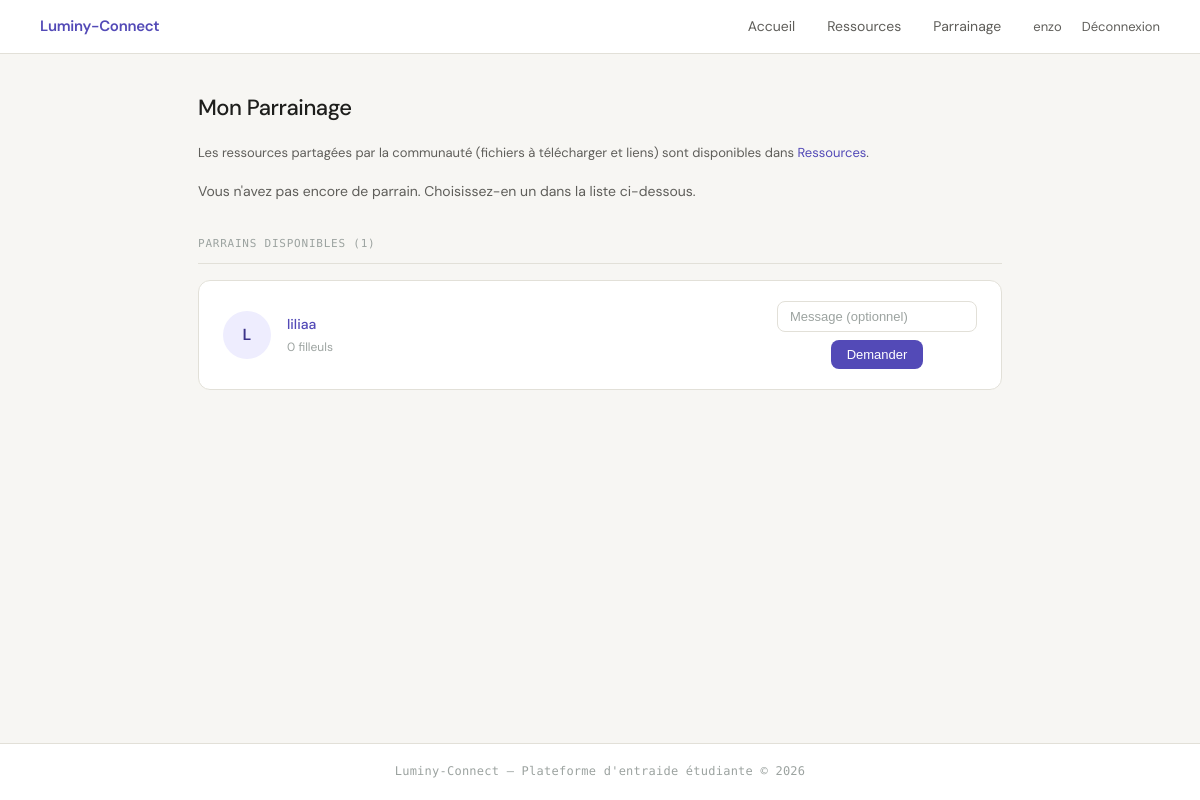
/mon-parrainage (signed in), run on the app's committed database.
### tables this page shows
CREATE TABLE utilisateur (
            id INTEGER PRIMARY KEY AUTOINCREMENT,
            nom_utilisateur TEXT UNIQUE NOT NULL,
            mot_de_passe TEXT NOT NULL,
            est_parrain INTEGER NOT NULL,
            telephone TEXT DEFAULT NULL,
            email TEXT DEFAULT NULL
        );

### app.py (the view)
@app.route('/mon-parrainage')
@login_required
def mon_parrainage():
    if session['est_parrain']:
        filleuls  = obtenir_filleuls_de(session['user_id'])
        demandes  = obtenir_demandes_parrainage_recues(session['user_id'])
        return render_template('parrainage.html',
                               filleuls=filleuls,
                               demandes_recues=demandes,
                               est_parrain=True)
    else:
        parrain  = obtenir_parrain_de(session['user_id'])
        parrains = obtenir_parrains_disponibles(session['user_id']) if not parrain else []
        return render_template('parrainage.html',
                               parrain=parrain,
                               parrains=parrains,
                               est_parrain=False)

### data_model.py (called while the page is built)
def login_required(f):
    @wraps(f)
    def decorated_function(*args, **kwargs):
        if "user_id" not in session:
            return redirect(url_for('connexion'))
        return f(*args, **kwargs)
    return decorated_function

def db_fetch(query, args=(), fetch_all=False, db_name=DBFILENAME):
    with sqlite3.connect(db_name) as conn:
        conn.row_factory = sqlite3.Row
        cur = conn.execute(query, args)
        if fetch_all:
            res = cur.fetchall()
            return [dict(e) for e in res] if res else []
        else:
            res = cur.fetchone()
            return dict(res) if res else None

def obtenir_parrain_de(filleul_id):
    query = """
        SELECT utilisateur.id, utilisateur.nom_utilisateur
        FROM parrainage
        JOIN utilisateur ON parrainage.parrain_id = utilisateur.id
        WHERE parrainage.filleul_id = ?
    """
    return db_fetch(query, (filleul_id,))

def obtenir_parrains_disponibles(filleul_id):
    return db_fetch(
        """SELECT u.id, u.nom_utilisateur,
                  COUNT(p.filleul_id) as nb_filleuls
           FROM utilisateur u
           LEFT JOIN parrainage p ON p.parrain_id = u.id
           WHERE u.est_parrain = 1
             AND u.id NOT IN (
                 SELECT parrain_id FROM parrainage WHERE filleul_id = ?
             )
             AND u.id NOT IN (
                 SELECT parrain_id FROM demande_parrainage
                 WHERE filleul_id = ? AND statut = 'en_attente'
             )
           GROUP BY u.id
           ORDER BY nb_filleuls ASC""",
        (filleul_id, filleul_id),
        fetch_all=True
    )

### templates/parrainage.html
{% include 'en_tete.html' %}
<main>
  <h1>Mon Parrainage</h1>
  {% if est_parrain %}
  <div class="carte-parrain" style="margin-bottom: 20px;">
    <div class="avatar lg">{{ session.get('nom', '?')[0]|upper }}</div>
    <div>
      <h2 style="margin-bottom: 4px;">{{ session.get('nom') }}</h2>
      <span class="statut-ouverte">Parrain</span>
    </div>
  </div>
  {% if demandes_recues %}
  <div class="divider">Demandes en attente ({{ demandes_recues|length }})</div>
  {% for d in demandes_recues %}
  <div class="carte-demande">
    <div class="carte-entete">
      <div class="avatar sm">{{ d.nom_utilisateur[0]|upper }}</div>
      <a href="/utilisateur/{{ d.filleul_id }}" style="font-size: 14px; font-weight: 500;">
        {{ d.nom_utilisateur }}
      </a>
      <span class="auteur">{{ d.created_at[:10] }}</span>
    </div>
    {% if d.message %}
    <p>{{ d.message }}</p>
    {% endif %}
    <div style="display: flex; gap: 10px;">
      <form action="/parrainage/repondre/{{ d.id }}" method="POST" style="display:inline;">
        <input type="hidden" name="action" value="accepter">
        <button type="submit" class="btn btn-primary" style="padding: 7px 16px; font-size: 13px;">
          Accepter
        </button>
      </form>
      <form action="/parrainage/repondre/{{ d.id }}" method="POST" style="display:inline;">
        <input type="hidden" name="action" value="refuser">
        <button type="submit" class="btn btn-danger">Refuser</button>
      </form>
    </div>
  </div>
  {% endfor %}
  {% endif %}
  <div class="divider">Mes filleuls ({{ filleuls|length }})</div>
  {% for filleul in filleuls %}
  <div class="carte-parrain" style="margin-bottom: 10px;">
    <div class="avatar sm">{{ filleul.nom_utilisateur[0]|upper }}</div>
    <div>
      <a href="/utilisateur/{{ filleul.id }}" style="font-size: 14px; font-weight: 500;">
        {{ filleul.nom_utilisateur }}
      </a>
    </div>
  </div>
  {% else %}
  <p class="vide">Aucun filleul pour l'instant.</p>
  {% endfor %}
  {% else %}
  <p style="font-size: 13px; color: var(--gris-texte); margin-bottom: 16px;">
    Les ressources partagées par la communauté (fichiers à télécharger et liens) sont disponibles dans
    <a href="/ressources">Ressources</a>.
  </p>
  {% if parrain %}
  <div class="carte-parrain">
    <div class="avatar lg">{{ parrain.nom_utilisateur[0]|upper }}</div>
    <div>
      <p style="font-size: 12px; color: var(--gris-doux); margin-bottom: 4px;">Votre parrain</p>
      <h2 style="margin-bottom: 4px;">
        <a href="/utilisateur/{{ parrain.id }}">{{ parrain.nom_utilisateur }}</a>
      </h2>
      <p style="font-size: 13px; color: var(--gris-texte);">
        N'hesitez pas a le contacter pour toute question academique !
      </p>
    </div>
  </div>
  {% else %}
  <p style="font-size: 14px; color: var(--gris-texte); margin-bottom: 24px;">
    Vous n'avez pas encore de parrain. Choisissez-en un dans la liste ci-dessous.
  </p>
  <div class="divider">Parrains disponibles ({{ parrains|length }})</div>
  {% for p in parrains %}
  <div class="carte-parrain" style="margin-bottom: 10px;">
    <div class="avatar">{{ p.nom_utilisateur[0]|upper }}</div>
    <div style="flex: 1;">
      <a href="/utilisateur/{{ p.id }}" style="font-size: 14px; font-weight: 500;">
        {{ p.nom_utilisateur }}
      </a>
      <p style="font-size: 12px; color: var(--gris-doux); margin-top: 2px;">
        {{ p.nb_filleuls }} filleul{% if p.nb_filleuls != 1 %}s{% endif %}
      </p>
    </div>
    <form action="/demander-parrain/{{ p.id }}" method="POST"
          style="display:flex; gap:8px; align-items:center;">
      <input type="text" name="message"
             placeholder="Message (optionnel)"
             style="width: 200px; padding: 7px 12px; font-size: 13px;">
      <button type="submit" class="btn btn-primary"
              style="padding: 7px 16px; font-size: 13px; white-space: nowrap;">
        Demander
      </button>
    </form>
  </div>
  {% else %}
  <p class="vide">Aucun parrain disponible pour l'instant.</p>
  {% endfor %}
  {% endif %}
  {% endif %}
</main>
{% include 'pied_de_page.html' %}

### static/style.css (style rules this page uses)
:root { --violet: #534AB7; --violet-hover: #4540a0; --violet-clair: #EEEDFE; --violet-texte: #3C3489; --teal: #0F6E56; --teal-clair: #E1F5EE; --gris-bg: #f7f6f3; --gris-carte: #f1efe8; --gris-bord: #e2e0d8; --gris-texte: #5F5E5A; --gris-doux: #9ca3a0; --noir: #1e1e1c; --blanc: #ffffff; --rouge-clair: #FCEBEB; --rouge: #A32D2D; --vert-clair: #EAF3DE; --vert: #3B6D11; }
*, *::before, *::after { box-sizing: border-box; margin: 0; padding: 0; }
html { height: 100%; }
body { font-family: 'DM Sans', system-ui, sans-serif; font-size: 15px; line-height: 1.65; color: var(--noir); background: var(--gris-bg); min-height: 100vh; display: flex; flex-direction: column; }
a { color: var(--violet); text-decoration: none; }
h1 { font-size: 22px; font-weight: 500; margin-bottom: 1rem; letter-spacing: -0.02em; }
main { width: 100%; max-width: 860px; margin: 0 auto; padding: 36px 28px; flex: 1; }
form { display: flex; flex-direction: column; gap: 14px; }
input[type="text"], input[type="password"], input[type="url"], textarea, select { width: 100%; padding: 10px 14px; font-size: 14px; font-family: 'DM Sans', inherit; border: 0.5px solid var(--gris-bord); border-radius: 8px; background: var(--blanc); color: var(--noir); outline: none; transition: border-color 0.15s, box-shadow 0.15s; }
input::placeholder, textarea::placeholder { color: var(--gris-doux); font-size: 13px; }
button, .btn { padding: 10px 22px; font-size: 14px; font-family: 'DM Sans', inherit; font-weight: 500; border-radius: 8px; cursor: pointer; transition: background 0.15s, opacity 0.15s, transform 0.1s; border: none; text-decoration: none; display: inline-block; }
.btn-primary, button[type="submit"] { background: var(--violet); color: var(--blanc); }
.divider { font-size: 11px; color: var(--gris-doux); text-transform: uppercase; letter-spacing: 0.07em; margin: 32px 0 16px; padding-bottom: 10px; border-bottom: 0.5px solid var(--gris-bord); font-family: 'DM Mono', monospace; }
.carte-parrain { background: var(--blanc); border: 0.5px solid var(--gris-bord); border-radius: 12px; padding: 20px 24px; display: flex; align-items: center; gap: 16px; transition: border-color 0.15s; animation: fadeIn 0.2s ease forwards; }
.avatar { width: 48px; height: 48px; border-radius: 50%; background: var(--violet-clair); color: var(--violet-texte); font-size: 16px; font-weight: 600; display: flex; align-items: center; justify-content: center; flex-shrink: 0; text-transform: uppercase; }

### data on the page
utilisateur: nom_utilisateur "L", nom_utilisateur "liliaa", nb_filleuls "0"

### other printed values
{{ session.get('nom') }} "enzo"
{{ parrains|length }} "1"
